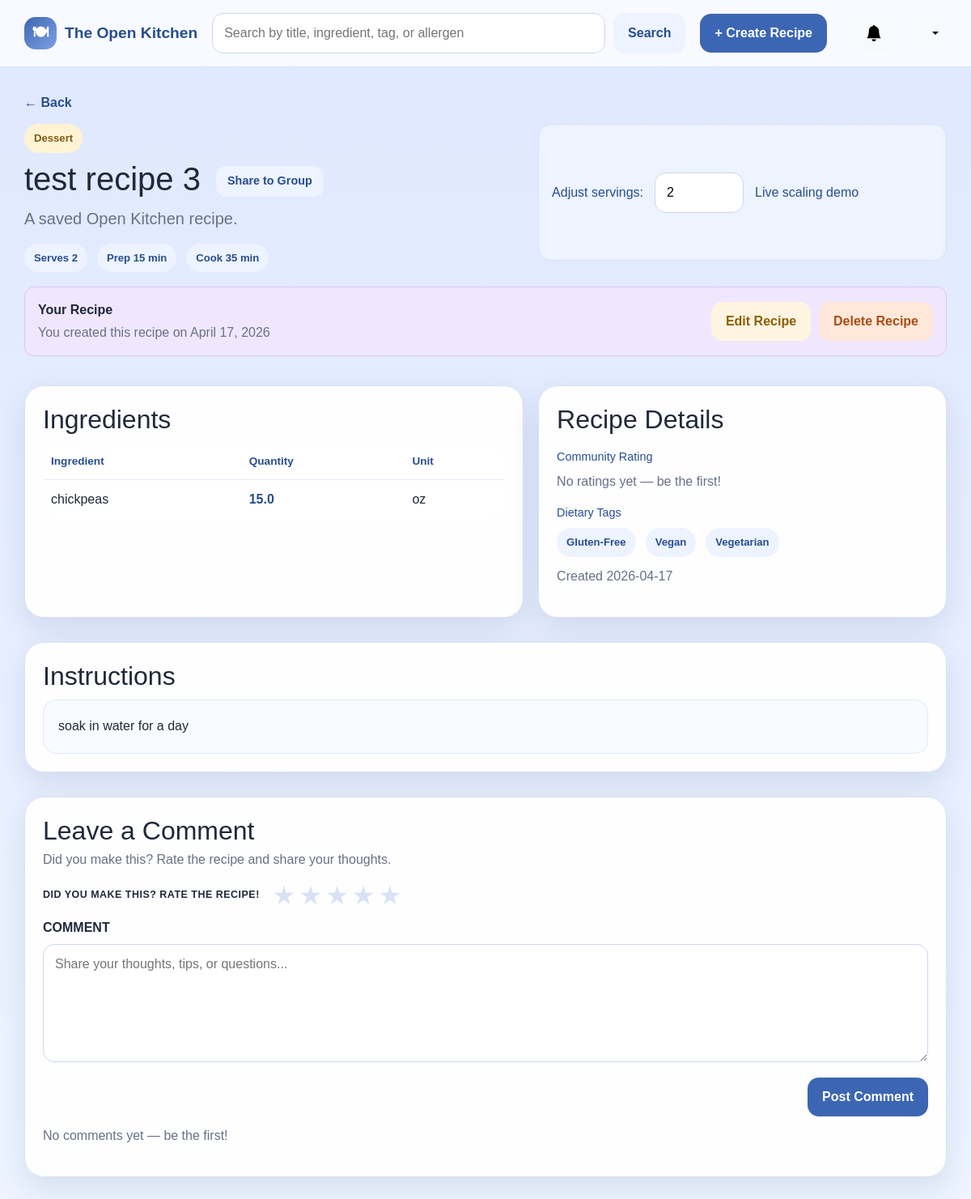
The page /recipe/9 (signed in) on the database as committed earlier.
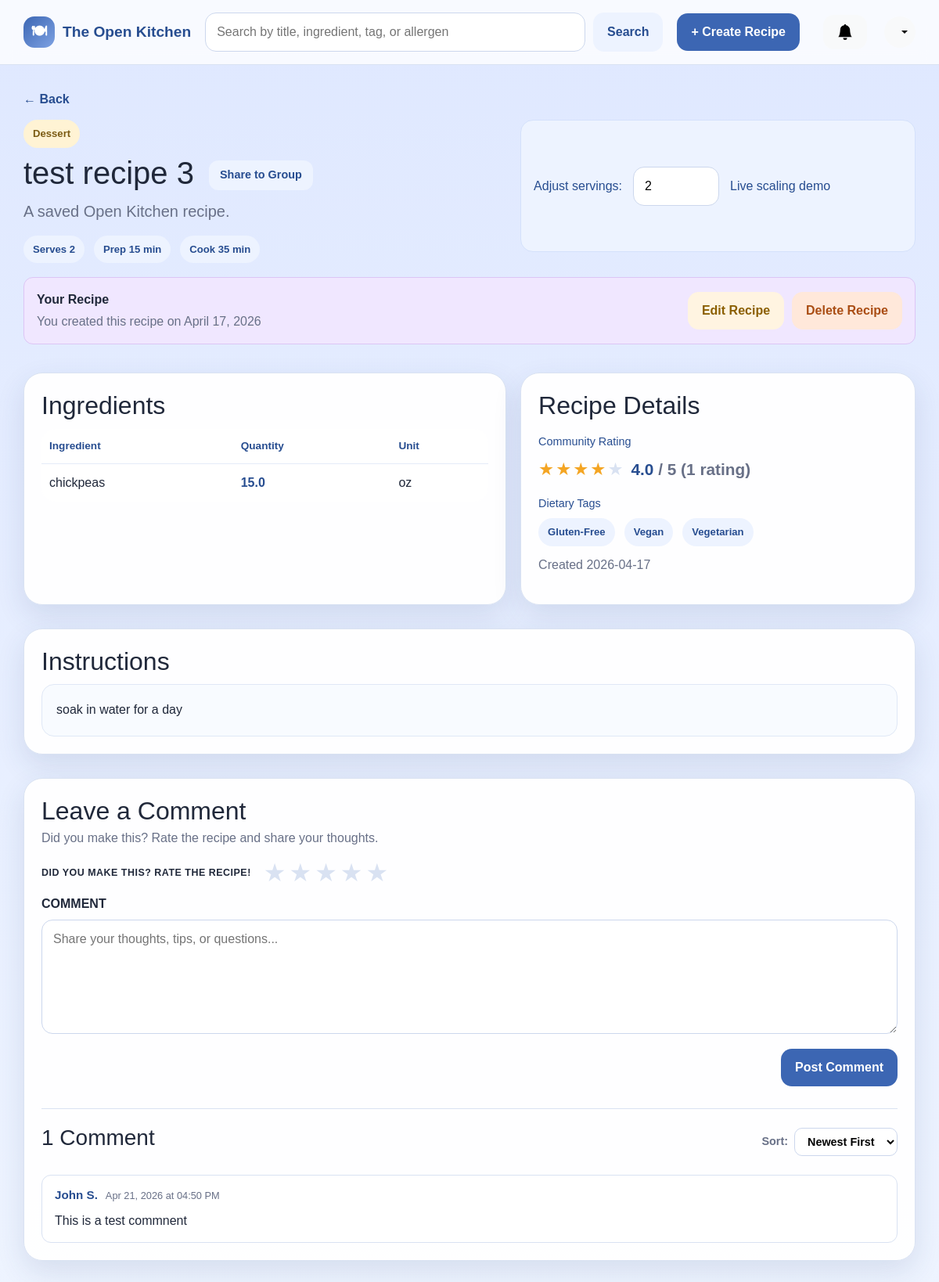
The same page on the database as committed later.
### app/models.py (models this page shows, shortened)
class RecipeCategory(db.Model):
    __tablename__ = 'recipe_categories'
    id = db.Column(db.Integer, primary_key=True)
    recipeID = db.Column(db.Integer, db.ForeignKey('recipes.id'), nullable=False)
    categoryID = db.Column(db.Integer, db.ForeignKey('categories.id'), nullable=False)
    category = db.relationship('Category', backref='recipe_categories')

class Category(db.Model):
    __tablename__ = 'categories'
    id = db.Column(db.Integer, primary_key=True)
    name = db.Column(db.String(32), unique=True, nullable=False)

class Recipe(db.Model):
    __tablename__ = 'recipes'
    id = db.Column(db.Integer, primary_key=True)
    authorID = db.Column(db.Integer, db.ForeignKey('users.id'), nullable=False)
    title = db.Column(db.String(150), nullable=False)
    description = db.Column(db.Text, nullable=True)
    instructions = db.Column(db.Text, nullable=False)
    forkedFrom = db.Column(db.Integer, db.ForeignKey('recipes.id'), nullable=True)
    baseServings = db.Column(db.Integer, nullable=False)
    prepTime = db.Column(db.Integer, nullable=True)
    cookTime = db.Column(db.Integer, nullable=True)
    dateCreated = db.Column(db.DateTime, nullable=False, default=datetime.now)
    ingredients = db.relationship('Ingredient', backref='recipe', lazy=True, cascade='all, delete-orphan')
    categories = db.relationship('RecipeCategory', backref='recipe', lazy=True, cascade='all, delete-orphan')
    dietary_tags = db.relationship('RecipeDietaryTag', backref='recipe', lazy=True, cascade='all, delete-orphan')
    allergens = db.relationship('RecipeAllergen', backref='recipe', lazy=True, cascade='all, delete-orphan')

class Ingredient(db.Model):
    __tablename__ = 'ingredients'
    id = db.Column(db.Integer, primary_key=True)
    recipeID = db.Column(db.Integer, db.ForeignKey('recipes.id'), nullable=False)
    unitID = db.Column(db.Integer, db.ForeignKey('measurement_units.id'), nullable=False)
    name = db.Column(db.String(32), nullable=False)
    quantity = db.Column(db.Float, nullable=False)

class MeasurementUnit(db.Model):
    __tablename__ = 'measurement_units'
    id = db.Column(db.Integer, primary_key=True)
    name = db.Column(db.String(32), unique=True, nullable=False)
    abbreviation = db.Column(db.String(32), unique=True, nullable=False)
    system = db.Column(db.String(32), nullable=False)
    isActive = db.Column(db.Boolean, default=True)
    ingredients = db.relationship('Ingredient', backref='unit', lazy=True)

class RecipeDietaryTag(db.Model):
    __tablename__ = 'recipe_dietary_tags'
    id = db.Column(db.Integer, primary_key=True)
    recipeID = db.Column(db.Integer, db.ForeignKey('recipes.id'), nullable=False)
    dietaryTagID = db.Column(db.Integer, db.ForeignKey('dietary_tags.id'), nullable=False)
    dietaryTag = db.relationship('DietaryTag', backref='recipe_dietary_tags')

class DietaryTag(db.Model):
    __tablename__ = 'dietary_tags'
    id = db.Column(db.Integer, primary_key=True)
    name = db.Column(db.String(32), unique=True, nullable=False)

class Comment(db.Model):
    __tablename__ = 'comments'
    id = db.Column(db.Integer, primary_key=True)
    recipeID = db.Column(db.Integer, db.ForeignKey('recipes.id'), nullable=False)
    userID = db.Column(db.Integer, db.ForeignKey('users.id'), nullable=False)
    content = db.Column(db.Text, nullable=True)
    dateCreated = db.Column(db.DateTime, nullable=False, default=datetime.now)

### app/routes.py (the view)
@app.route('/recipe/<int:recipe_id>')
def view_recipe(recipe_id):
    uid = current_user_id()
    user = get_current_user()
    recipe = Recipe.query.get_or_404(recipe_id)
    ingredients = Ingredient.query.filter_by(recipeID=recipe_id).all()
    categories = RecipeCategory.query.filter_by(recipeID=recipe_id).all()
    dietary_tags = RecipeDietaryTag.query.filter_by(recipeID=recipe_id).all()
    allergens = RecipeAllergen.query.filter_by(recipeID=recipe_id).all()
    avg_rating, rating_count = _get_avg_rating(recipe_id)
    user_rating = Rating.query.filter_by(recipeID=recipe_id, userID=uid).first() if uid else None
    is_saved = False
    if uid:
        is_saved = SavedRecipe.query.filter_by(userID=uid, recipeID=recipe_id).first() is not None
    sort = request.args.get('sort', 'newest')
    order = Comment.dateCreated.asc() if sort == 'oldest' else Comment.dateCreated.desc()
    comments = Comment.query.filter_by(recipeID=recipe_id).order_by(order).all()
    for c in comments:
        c.author_name = _comment_author(c)
    toast_notif = None
    toast_id = session.pop('toast_notification_id', None)
    if toast_id:
        toast_notif = Notification.query.get(toast_id)
    memberships = GroupMember.query.filter_by(userID=uid).all() if uid else []
    return render_template(
        'view_recipe.html',
        recipe=recipe,
        current_user=user,
        ingredients=ingredients,
        categories=categories,
        dietary_tags=dietary_tags,
        allergens=allergens,
        avg_rating=avg_rating,
        rating_count=rating_count,
        user_rating=user_rating,
        is_saved=is_saved,
        comments=comments,
        sort=sort,
        toast_notif=toast_notif,
        memberships=memberships,
    )

### app/templates/view_recipe.html (shortened to what this page needs)
{% extends "base.html" %}
{% block content %}
<a href="javascript:void(0)" onclick="goBack()" class="back-link">← Back</a>
<section class="recipe-view-shell">
    <div class="recipe-hero">
        <div>
            <div class="pill-row push-bottom-small">
                {% for rc in categories %}
                <span class="mini-pill">{{ rc.category.name }}</span>
                {% endfor %}
            </div>
            <h1>
                {{ recipe.title }}
                <button type="button" class="btn btn-secondary btn-sm ms-2"
                        data-bs-toggle="modal" data-bs-target="#shareToGroupModal">
                    Share to Group
                </button>
            </h1>
            <p class="lead">{{ recipe.description or 'A saved Open Kitchen recipe.' }}</p>
            <div class="pill-row push-top-small">
                <span class="pill">Serves {{ recipe.baseServings }}</span>
                {% if recipe.prepTime %}<span class="pill">Prep {{ recipe.prepTime }} min</span>{% endif %}
                {% if recipe.cookTime %}<span class="pill">Cook {{ recipe.cookTime }} min</span>{% endif %}
            </div>
        </div>
        <div class="scale-preview-box compact-view">
            <label for="adjustServings">Adjust servings:</label>
            <input type="number" id="adjustServings" min="1" value="{{ recipe.baseServings }}" oninput="scaleIngredients(this.value)">
            <span>Live scaling demo</span>
        </div>
    </div>
    {% if current_user and current_user.id != recipe.authorID %}
    <div style="margin-bottom: 18px; padding: 16px; background: #edf3ff; border: 1px solid #d4e1fb; border-radius: var(--radius-sm); display: flex; align-items: center; justify-content: space-between; gap: 16px;">
        <div>
            <p style="margin: 0; color: var(--text); font-weight: 600;">Like this recipe?</p>
            <p class="muted-small" style="margin: 4px 0 0 0;">Fork it to your account and customize it, or save it to your profile</p>
        </div>
        <div style="display: flex; gap: 10px;">
            <form method="POST" action="{{ url_for('fork_recipe', recipe_id=recipe.id) }}" style="margin: 0;">
                <button type="submit" class="btn btn-primary">Fork Recipe</button>
            </form>
            <form method="POST" action="{{ url_for('save_recipe', recipe_id=recipe.id) }}" style="margin: 0;">
                <button type="submit" class="btn {% if is_saved %}btn-secondary{% else %}btn-light{% endif %}" style="{% if is_saved %}background: #d4ffd4; color: #166b16; border: 1px solid #b1f1b1;{% endif %}">
                    {% if is_saved %}Saved{% else %}Save{% endif %}
                </button>
            </form>
        </div>
    </div>
    {% elif current_user and current_user.id == recipe.authorID %}
    <div style="margin-bottom: 18px; padding: 16px; background: #f0e7ff; border: 1px solid #dcc5f5; border-radius: var(--radius-sm); display: flex; align-items: center; justify-content: space-between; gap: 16px;">
        <div>
            <p style="margin: 0; color: var(--text); font-weight: 600;">Your Recipe</p>
            <p class="muted-small" style="margin: 4px 0 0 0;">You created this recipe on {{ recipe.dateCreated.strftime('%B %d, %Y') }}</p>
        </div>
        <div style="display: flex; gap: 10px;">
            <a href="{{ url_for('edit_recipe', recipe_id=recipe.id) }}" class="btn" style="background: #fff4e1; color: #8b5f00; border: none; cursor: pointer; padding: 12px 18px; border-radius: 14px; font-weight: 700;">Edit Recipe</a>
            <form method="POST" action="{{ url_for('delete_recipe', recipe_id=recipe.id) }}" style="margin: 0;" onsubmit="return confirm('Delete this recipe? This action cannot be undone.')">
                <button type="submit" class="btn" style="background: #ffe8da; color: #aa4d14; border: none; cursor: pointer; padding: 12px 18px; border-radius: 14px; font-weight: 700;">Delete Recipe</button>
            </form>
        </div>
    </div>
    {% endif %}
    <div class="content-grid">
        <article class="panel-card" id="ingredients-section">
            <h2>Ingredients</h2>
            <table class="ingredient-table view-mode">
                <thead>
                    <tr>
                        <th>Ingredient</th>
                        <th>Quantity</th>
                        <th>Unit</th>
                    </tr>
                </thead>
                <tbody>
                    {% for ing in ingredients %}
                    <tr>
                        <td>{{ ing.name }}</td>
                        <td><span class="scaled-qty" data-base="{{ ing.quantity }}">{{ ing.quantity }}</span></td>
                        <td>{{ ing.unit.abbreviation }}</td>
                    </tr>
                    {% endfor %}
                </tbody>
            </table>
        </article>
        <article class="panel-card">
            <h2>Recipe Details</h2>
            <h3 class="tiny-heading">Community Rating</h3>
            <div class="avg-rating-display">
                {% if avg_rating %}
                    <div class="star-display" aria-label="{{ avg_rating }} out of 5 stars">
                        {% for i in range(1, 6) %}
                            {% if i <= avg_rating|round(0, 'floor')|int %}
                                <span class="star filled">★</span>
                            {% elif i - 0.5 <= avg_rating %}
                                <span class="star half">★</span>
                            {% else %}
                                <span class="star empty">★</span>
                            {% endif %}
                        {% endfor %}
                    </div>
                    <span class="avg-score">{{ avg_rating }}<span class="muted-small"> / 5 ({{ rating_count }} rating{{ 's' if rating_count != 1 }})</span></span>
                {% else %}
                    <span class="muted-small">No ratings yet — be the first!</span>
                {% endif %}
            </div>
            {% if dietary_tags %}
            <h3 class="tiny-heading">Dietary Tags</h3>
            <div class="pill-row push-bottom-small">
                {% for dt in dietary_tags %}
                <span class="pill">{{ dt.dietaryTag.name }}</span>
                {% endfor %}
            </div>
            {% endif %}
            <p class="muted-small push-top">Created {{ recipe.dateCreated.strftime('%Y-%m-%d') }}</p>
        </article>
    </div>
    <article class="panel-card push-top" id="instructions-section">
        <h2>Instructions</h2>
        <div class="instructions-box">{{ recipe.instructions }}</div>
    </article>
    <article class="panel-card push-top" id="comments-section">
        <div class="leave-comment-wrap">
            <h2>Leave a Comment</h2>
            <p class="muted-small">Did you make this? Rate the recipe and share your thoughts.</p>
            <form method="POST" action="{{ url_for('post_comment', recipe_id=recipe.id) }}">
                <div class="leave-comment-rating-row">
                    <span class="leave-comment-rate-label">DID YOU MAKE THIS? RATE THE RECIPE!</span>
                    <div class="star-picker" id="starPicker">
                        {% for i in range(1, 6) %}
                        <label class="star-label" title="{{ i }} star{{ 's' if i != 1 }}">
                            <span class="star-icon {% if user_rating and i <= user_rating.stars %}active{% endif %}">★</span>
                        </label>
                        {% endfor %}
                    </div>
                </div>
                <div class="field-block push-top">
                    <label for="commentText">COMMENT</label>
                    <textarea id="commentText" name="content" rows="5" placeholder="Share your thoughts, tips, or questions..."></textarea>
                </div>
                <div class="comment-form-actions push-top">
                    <button type="submit" class="btn btn-primary">Post Comment</button>
                </div>
            </form>
        </div>
        {% if comments %}
        <div class="comments-divider"></div>
        <div class="comments-header">
            <h3>{{ comments|length }} Comment{{ 's' if comments|length != 1 }}</h3>
            <div class="sort-control">
                <label for="sortComments">Sort:</label>
                <select id="sortComments" onchange="window.location = '?sort=' + this.value + '#comments-section'">
                    <option value="newest" {% if sort == 'newest' %}selected{% endif %}>Newest First</option>
                </select>
            </div>
        </div>
        <div class="comments-list">
            {% for comment in comments %}
            <div class="comment-item">
                <div class="comment-meta">
                    <span class="comment-author">{{ comment.author_name }}</span>
                    <span class="comment-date">{{ comment.dateCreated.strftime('%b %d, %Y at %I:%M %p') }}</span>
                </div>
                <p class="comment-body">{{ comment.content }}</p>
            </div>
            {% endfor %}
        </div>
        {% else %}
        <p class="muted-small push-top">No comments yet — be the first!</p>
        {% endif %}
    </article>
</section>
{% endblock %}

Rows that differ between the two databases and show on the page:
added Comment: author_name "John S.", dateCreated "Apr 21, 2026 at 04:50 PM", content "This is a test commnent"
Other text that changed with them:
{{ avg_rating }}: (not shown) → "4.0"
{{ rating_count }}: (not shown) → "1"
{{ comments|length }}: (not shown) → "1"
form field value: (not shown) → "Newest First"
text no longer shown: "No ratings yet — be the first! No comments yet — be the first!"
text now shown: "/ 5 ( rating ) Comment Sort:"
